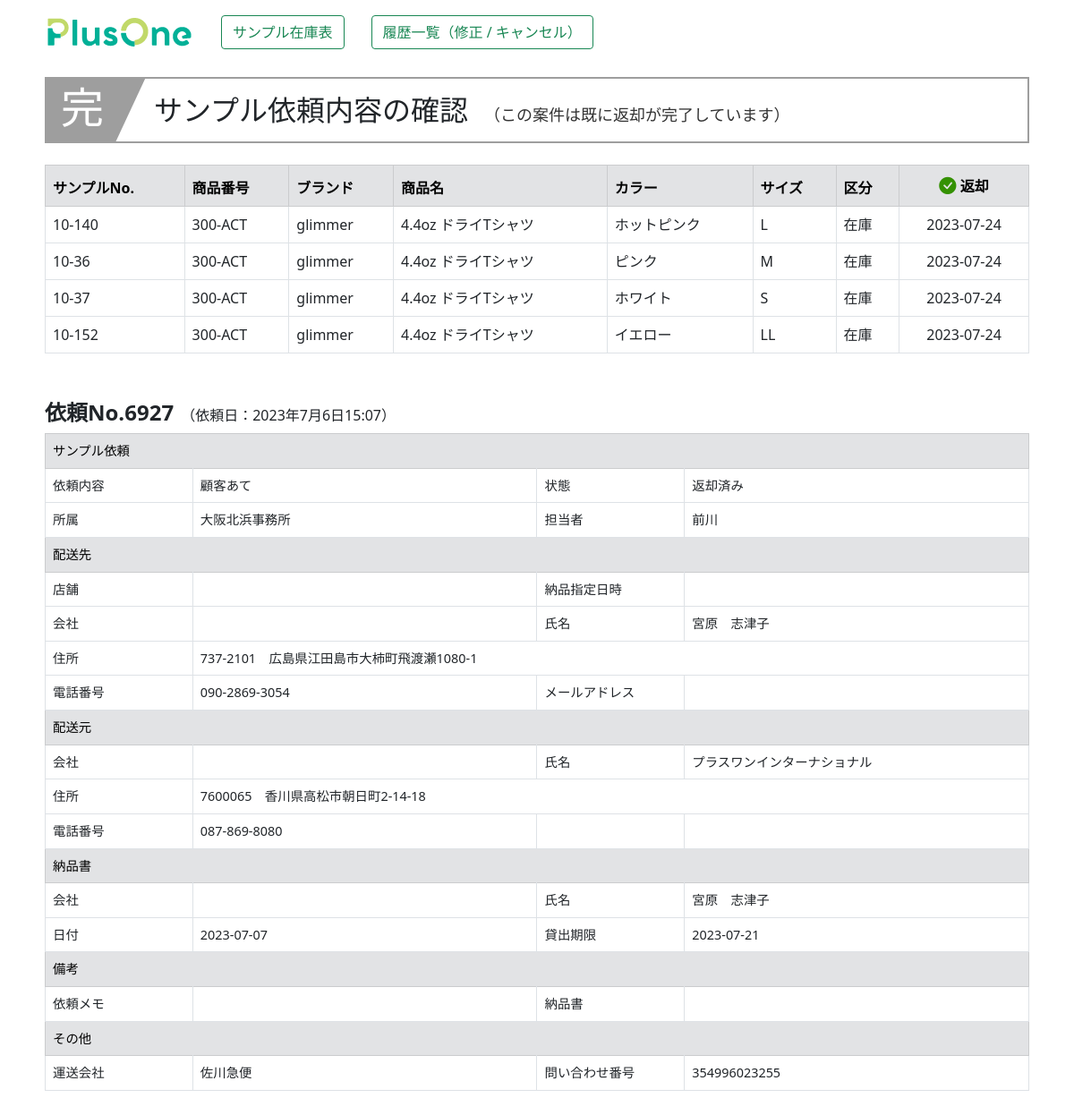
The page /rireki_kakunin/168 on the database its author committed.
### zaiko/models.py (models this page shows, shortened)
class Shouhin(models.Model):
    hontai_num=models.AutoField("本体No",primary_key=True)
    sample_num=models.CharField("サンプルNo",max_length=20,blank=True)
    category=models.CharField("カテゴリ",max_length=50,blank=True)
    shouhin_num=models.CharField("商品番号",max_length=20,blank=True)
    brand=models.CharField("ブランド",max_length=20,blank=True)
    shouhin_name=models.CharField("商品名",max_length=255,blank=True)
    color=models.CharField("カラー",max_length=255,blank=True)
    size=models.CharField("サイズ",max_length=20,blank=True)
    size_num=models.IntegerField("サイズ値",default=0)
    kakou=models.CharField("加工",max_length=50,blank=True)
    bikou=models.CharField("備考",max_length=255,blank=True)
    touroku_day=models.DateField("登録日",auto_now_add=True)
    koushin_day=models.DateField("更新日",auto_now=True)
    joutai=models.IntegerField("状態",default=0)
    irai_num=models.IntegerField("依頼No",default=0)
    status=models.IntegerField("有効",default=0)

class Rireki_shouhin(models.Model):
    irai_num=models.IntegerField("依頼No")
    irai_hontai_num=models.IntegerField("本体No")
    irai_hontai_kubun=models.CharField("区分",max_length=5,null=True,blank=True,default="")
    henkyaku=models.IntegerField("状態",default=0)
    henkyaku_day=models.CharField("返却日",max_length=30,null=True,blank=True,default="")

class Rireki_rental(models.Model):
    irai_num=models.IntegerField("依頼No",null=False)
    irai_type=models.IntegerField("内容")
    rental_day=models.DateTimeField("依頼日",auto_now_add=True)
    shozoku=models.CharField("所属",max_length=30,blank=True)
    tantou=models.CharField("担当者",max_length=30,blank=True)
    haisou_tempo=models.CharField("配送店舗",max_length=30,blank=True)
    haisou_deliday=models.CharField("配送指定日",max_length=30,null=True,blank=True,default="")
    haisou_delitime=models.CharField("時間指定",max_length=30,null=True,blank=True,default="")
    haisou_com=models.CharField("会社名",max_length=30,blank=True)
    haisou_cus=models.CharField("名前",max_length=30,blank=True)
    haisou_yubin=models.CharField("郵便番号",max_length=30,blank=True)
    haisou_pref=models.CharField("都道府県",max_length=10,blank=True)
    haisou_city=models.CharField("市区町村",max_length=30,blank=True)
    haisou_banchi=models.CharField("番地",max_length=30,blank=True)
    haisou_build=models.CharField("建物名",max_length=30,blank=True)
    haisou_tel=models.CharField("電話番号",max_length=30,blank=True)
    haisou_tel_kensaku=models.CharField("電話番号_検索",max_length=30,blank=True)
    haisou_mail=models.CharField("メールアドレス",max_length=100,blank=True)
    haisou_com_m=models.CharField("会社名_元",max_length=30,blank=True)
    haisou_cus_m=models.CharField("名前_元",max_length=30,blank=True)
    haisou_yubin_m=models.CharField("郵便番号_元",max_length=30,blank=True)
    haisou_pref_m=models.CharField("都道府県_元",max_length=10,blank=True)
    haisou_city_m=models.CharField("市区町村_元",max_length=30,blank=True)
    haisou_banchi_m=models.CharField("番地_元",max_length=30,blank=True)
    haisou_build_m=models.CharField("建物名_元",max_length=30,blank=True)
    haisou_tel_m=models.CharField("電話番号_元",max_length=30,blank=True)
    nouhin_com=models.CharField("納品書会社名",max_length=30,blank=True)
    nouhin_cus=models.CharField("納品書名前",max_length=30,blank=True)
    nouhin_day=models.CharField("納品書日付",max_length=30,null=True,blank=True,default="")
    rental_maxday=models.CharField("貸出期限",max_length=30,null=True,blank=True,default="")
    bikou1=models.TextField("備考（納品）",blank=True)
    bikou2=models.TextField("備考（依頼）",blank=True)
    status=models.IntegerField("状態",default=0)
    unsou_com=models.CharField("運送会社",max_length=20,null=True,blank=True,default="")
    unsou_num=models.CharField("問い合わせ番号",max_length=20,null=True,blank=True,default="")
    cancel_day=models.CharField("キャンセル日",max_length=30,null=True,blank=True,default="")
    cancel_name=models.CharField("キャンセル担当",max_length=30,null=True,blank=True,default="")

### zaiko/views.py (the view, shortened to what this page needs)
# urls.py: path('rireki_kakunin/<int:pk>', rireki_kakunin, name="rireki_kakunin"),
def rireki_kakunin(request,pk):
    request.session["shusei_pk"]=pk
    irai_detail=Rireki_rental.objects.get(pk=pk)
    status=irai_detail.status
    if status==0: #success.htmlのタイトル用
        kubun="kakunin_ok"
    elif status==1:
        kubun="junbi"
    else:
        kubun="kakunin_no"
    irai_num=irai_detail.irai_num
    items=Rireki_shouhin.objects.filter(irai_num=irai_num).values_list("irai_hontai_num",flat=True)
    irai_shouhin_list=list(items)
    data=[]
    for i in irai_shouhin_list:
        data2={}
        shouhin=Shouhin.objects.get(hontai_num=i)
        data2["hontai_num"]=shouhin.hontai_num
        data2["sample_num"]=shouhin.sample_num
        data2["shouhin_num"]=shouhin.shouhin_num
        data2["brand"]=shouhin.brand
        data2["shouhin_name"]=shouhin.shouhin_name
        data2["color"]=shouhin.color
        data2["size"]=shouhin.size
        data2["kubun"]=Rireki_shouhin.objects.get(irai_num=irai_num,irai_hontai_num=i).irai_hontai_kubun
        data2["henkyaku"]=Rireki_shouhin.objects.get(irai_num=irai_num,irai_hontai_num=i).henkyaku
        data2["henkyaku_day"]=Rireki_shouhin.objects.get(irai_num=irai_num,irai_hontai_num=i).henkyaku_day
        data.append(data2)
    kanri=0
    if request.user.username == "p1masao":
        kanri=1
    params={
            "irai_shouhin_list":data,
            "irai_detail":irai_detail,
            "kubun":kubun,
            "kanri":kanri,
        }
    return render(request,"zaiko/success.html",params)

### zaiko/templates/zaiko/success.html (shortened to what this page needs)
{% load static %}
<!DOCTYPE html>
<html lang="ja">
<head>
    <link rel="stylesheet" href="{% static 'main.css' %}">
    <link href="https://cdn.jsdelivr.net/npm/bootstrap@5.0.2/dist/css/bootstrap.min.css" rel="stylesheet">
    <link rel="stylesheet" href="https://cdn.jsdelivr.net/npm/bootstrap-icons@1.8.0/font/bootstrap-icons.css">
</head>
<body>
    <div class="container mt-3 mb-5">
        <div style="margin: 0 auto; justify-content: center; width: 1100px;">
            {% include "zaiko/menu.html" with kanri=kanri %}
            <div style="margin-top: 30px;">
                {% if kubun == "new" %}
                    <div class="title03">
                        <h2><span class="number">03</span>サンプル依頼が完了しました</h2>
                    </div>
                {% elif kubun == "kakunin_no" %}
                    <div class="title00">
                        {% if irai_detail.status == 3 %}
                            <h2><span class="number">消</span>サンプル依頼内容の確認<span>（この案件はキャンセルされています）</span></h2>
                        {% elif irai_detail.status == 5 %}
                            <h2><span class="number">完</span>サンプル依頼内容の確認<span>（この案件は既に返却が完了しています）</span></h2>
                        {% else %}
                            <h2><span class="number">済</span>サンプル依頼内容の確認<span>（この案件は既に手配済みです）</span></h2>
                        {% endif %}
                    </div>
                {% elif kubun == "junbi" %}
                    <div class="title04">
                        <h2><span class="number">準</span>サンプル依頼内容の確認<span>（この案件は現在準備中で、まもなく発送されます）</span></h2>
                    </div>
                {% endif %}
            </div>
            <div class="mt-4">
                <table class="table table-bordered">
                    <thead>
                        <tr class="table-secondary">
                            <th>サンプルNo.</th>
                            <th>商品番号</th>
                            <th>ブランド</th>
                            <th>商品名</th>
                            <th>カラー</th>
                            <th>サイズ</th>
                            <th>区分</th>
                            {% if kubun == "kakunin_no" and irai_detail.status == 2 %}
                                <th style="text-align: center;">返却</th>
                            {% elif irai_detail.status == 5 %}
                                <th style="text-align: center;"><i class="bi bi-check-circle-fill" style="font-size: 1.2em; color: #349102"></i> 返却</th>
                            {% elif kubun == "new" %}
                                <th>結果</th>
                            {% endif %}
                        </tr>
                    </thead>
                    <tbody>
                        {% for i in irai_shouhin_list %}
                        <tr>
                            <td style="vertical-align: middle;">{{i.sample_num}}</td>
                            <td style="vertical-align: middle;">{{i.shouhin_num}}</td>
                            <td style="vertical-align: middle;">{{i.brand}}</td>
                            <td style="vertical-align: middle;">{{i.shouhin_name}}</td>
                            <td style="vertical-align: middle;">{{i.color}}</td>
                            <td style="vertical-align: middle;">{{i.size}}</td>
                            <td style="vertical-align: middle;">{{i.kubun}}</td>
                            {% if kubun == "kakunin_no" and irai_detail.status == 2 %}
                                {% if i.henkyaku == 0 %}
                                <td style="text-align: center;">未返却</td>
                                {% else %}
                                <td style="text-align: center;">{{i.henkyaku_day}}</td>
                                {% endif %}
                            {% elif irai_detail.status == 5 %}
                                <td style="text-align: center;">{{i.henkyaku_day}}</td>
                            {% elif kubun == "new" %}
                                <td style="text-align: center;"><i class="bi bi-check-circle-fill" style="font-size: 1.5em; color: #349102"></i></td>
                            {% endif %}
                        </tr>
                        {% endfor %}
                    </tbody>
                </table>
            </div>
            <div class="mt-5">
                <div style="width: 1100px; align-items: end;">
                    <span style="font-size: 1.5em; font-weight: bold;">依頼No.{{irai_detail.irai_num}}</span>　（依頼日：{{irai_detail.rental_day}}）
                </div>
                <table class="table table-bordered" style="margin-top: 5px; font-size: 0.9em; width: 1100px;">
                    <tr class="table-secondary"><td colspan="4">サンプル依頼</td></tr>
                        <td style="width: 15%;">依頼内容</td>
                        <td style="width: 35%;">
                            {% if irai_detail.irai_type == 0 %}
                                顧客あて
                            {% elif irai_detail.irai_type == 1 %}
                                店舗あて
                            {% else %}
                                キープ
                            {% endif %}
                        </td>
                        <td style="width: 15%;">状態</td>
                        <td style="width: 35%;">
                            {% if irai_detail.status == 0 %}
                                発送待ち（修正・キャンセル可）
                            {% elif irai_detail.status == 1 %}
                                発送準備中
                            {% elif irai_detail.status == 2 %}
                                発送完了
                            {% elif irai_detail.status == 3 %}
                                キャンセル（{{irai_detail.cancel_name}}：{{irai_detail.cancel_day}}）
                            {% elif irai_detail.status == 5 %}
                                返却済み
                            {% endif %}
                        </td>
                    <tr>
                        <td>所属</td><td id="shozoku">{{irai_detail.shozoku}}</td>
                        <td>担当者</td><td id="tantou">{{irai_detail.tantou}}</td>
                    </tr>
                    <tr class="table-secondary"><td colspan="4">配送先</td></tr>
                    <tr>
                        <td>店舗</td><td>{{irai_detail.haisou_tempo}}</td>
                        <td>納品指定日時</td>
                        <td>
                        </td>
                    </tr>
                    <tr>
                        <td>会社</td><td>{{irai_detail.haisou_com}}</td>
                        <td>氏名</td><td>{{irai_detail.haisou_cus}}</td>
                    </tr>
                    <tr>
                        <td>住所</td>
                        <td colspan="3">
                            {{irai_detail.haisou_yubin}}　{{irai_detail.haisou_pref}}{{irai_detail.haisou_city}}{{irai_detail.haisou_banchi}} {{irai_detail.haisou_build}}
                        </td>
                    </tr>
                    <tr>
                        <td>電話番号</td><td>{{irai_detail.haisou_tel}}</td>
                        <td>メールアドレス</td><td>{{irai_detail.haisou_mail}}</td>
                    </tr>
                    <tr class="table-secondary"><td colspan="4">配送元</td></tr>
                    <tr>
                        <td>会社</td><td>{{irai_detail.haisou_com_m}}</td>
                        <td>氏名</td><td>{{irai_detail.haisou_cus_m}}</td>
                    </tr>
                    <tr>
                        <td>住所</td>
                        <td colspan="3">
                            {{irai_detail.haisou_yubin_m}}　{{irai_detail.haisou_pref_m}}{{irai_detail.haisou_city_m}}{{irai_detail.haisou_banchi_m}}{{irai_detail.haisou_build_m}}
                        </td>
                    </tr>
                    <tr>
                        <td>電話番号</td><td>{{irai_detail.haisou_tel_m}}</td>
                        <td></td><td></td>
                    </tr>
                    <tr class="table-secondary"><td colspan="4">納品書</td></tr>
                    <tr>
                        <td>会社</td><td>{{irai_detail.nouhin_com}}</td>
                        <td>氏名</td><td>{{irai_detail.nouhin_cus}}</td>
                    </tr>
                    <tr>
                        <td>日付</td><td>{{irai_detail.nouhin_day}}</td>
                        <td>貸出期限</td><td>{{irai_detail.rental_maxday}}</td>
                    </tr>
                    <tr class="table-secondary"><td colspan="4">備考</td></tr>
                    <tr>
                        <td>依頼メモ</td><td>{{irai_detail.bikou2 | linebreaksbr}}</td>
                        <td>納品書</td><td>{{irai_detail.bikou1 | linebreaksbr}}</td>
                    </tr>
                    <tr class="table-secondary"><td colspan="4">その他</td></tr>
                    <tr>
                        <td>運送会社</td><td>{{irai_detail.unsou_com}}</td>
                        <td>問い合わせ番号</td><td>{{irai_detail.unsou_num}}</td>
                    </tr>
                </table>
            </div>
        </div>
    </div>
</body>
</html>

### zaiko/static/main.css (style rules this page uses)
.title00 h2 span, .title01 h2 span, .title02 h2 span, .title03 h2 span, .title04 h2 span, .title05 h2 span { color: #333333; font-size: 18px; padding-left: 18px; }
.title00 h2 span.number, .title01 h2 span.number, .title02 h2 span.number, .title03 h2 span.number, .title04 h2 span.number, .title05 h2 span.number { position: absolute; display: block; top: 3px; left: 0; z-index: 1; font-size: 30px; font-size: 3rem; padding-left: 16px; color: #fff; }
.title00 h2 { position: relative; overflow: hidden; padding: 1rem 2rem 1rem 120px; border: solid 2px #9e9e9e; width: 1100px; margin: 0 auto; }
.title00 h2:before { position: absolute; content: ''; top: -150%; left: -100px; width: 200px; height: 300%; transform: rotate(25deg); background: #9e9e9e; }

### rows shown on the page
Shouhin: sample_num "10-140", shouhin_num "300-ACT", brand "glimmer", shouhin_name "4.4oz ドライTシャツ", color "ホットピンク"
Rireki_shouhin: kubun "在庫", henkyaku_day "2023-07-24"
Shouhin: sample_num "10-36", shouhin_num "300-ACT", brand "glimmer", shouhin_name "4.4oz ドライTシャツ", color "ピンク"
Rireki_shouhin: kubun "在庫", henkyaku_day "2023-07-24"
Shouhin: sample_num "10-37", shouhin_num "300-ACT", brand "glimmer", shouhin_name "4.4oz ドライTシャツ", color "ホワイト"
Rireki_shouhin: kubun "在庫", henkyaku_day "2023-07-24"
Shouhin: sample_num "10-152", shouhin_num "300-ACT", brand "glimmer", shouhin_name "4.4oz ドライTシャツ", color "イエロー", size "LL"
Rireki_shouhin: kubun "在庫", henkyaku_day "2023-07-24"
Rireki_rental: irai_num "6927", rental_day "2023年7月6日15:07", shozoku "大阪北浜事務所", tantou "前川", haisou_cus "宮原 志津子", haisou_yubin "737-2101", haisou_pref "広島県", haisou_city "江田島市大柿町飛渡瀬", haisou_banchi "1080-1", haisou_tel "090-2869-3054", haisou_cus_m "プラスワンインターナショナル", haisou_yubin_m "7600065", haisou_pref_m "香川県", haisou_city_m "高松市朝日町", haisou_banchi_m "2-14-18", haisou_tel_m "087-869-8080", nouhin_cus "宮原 志津子", nouhin_day "2023-07-07", rental_maxday "2023-07-21", unsou_com "佐川急便", unsou_num "354996023255"

### other values the page prints
{{ i.size }} "L" "M" "S"
